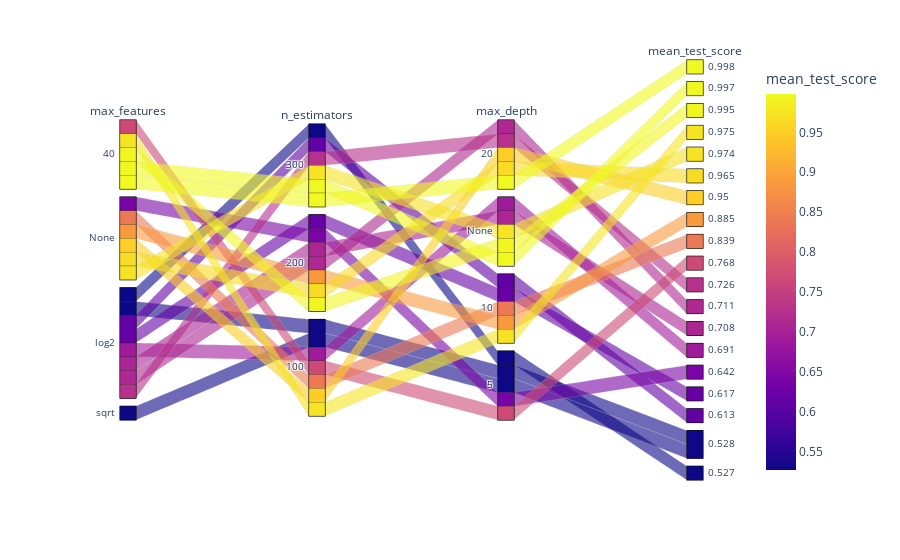

The notebook cell this image was saved under:
### Code cell
px.parallel_categories(
    df_cv_of.iloc[:,:-1],
    color='mean_test_score'
)

### Figure 1 — Plotly figure (JSON) as saved in the notebook; plotly's stock layout.template omitted (floating-point values rounded to 4 significant figures)
{"data": [{"dimensions": [{"label": "max_features", "values": [40, 40, 40, 40, "None", "None", "None", "None", "None", 40, "log2", "log2", "log2", "log2", "None", "log2", "log2", "log2", "sqrt", "log2"]}, {"label": "n_estimators", "values": [300, 300, 200, 100, 300, 200, 100, 200, 100, 100, 300, 200, 200, 100, 200, 200, 300, 100, 100, 300]}, {"label": "max_depth", "values": [20, "None", "None", 10, "None", 20, 20, 10, 10, 5, 20, 20, "None", "None", 5, 10, 10, 5, 5, 5]}, {"label": "mean_test_score", "values": [0.998, 0.997, 0.995, 0.975, 0.974, 0.965, 0.95, 0.885, 0.839, 0.768, 0.726, 0.711, 0.708, 0.691, 0.642, 0.617, 0.613, 0.528, 0.528, 0.527]}], "domain": {"x": [0, 1], "y": [0, 1]}, "line": {"color": [0.998, 0.997, 0.995, 0.975, 0.974, 0.965, 0.95, 0.885, 0.839, 0.768, 0.726, 0.711, 0.708, 0.691, 0.642, 0.617, 0.613, 0.528, 0.528, 0.527], "coloraxis": "coloraxis"}, "name": "", "type": "parcats"}], "layout": {"coloraxis": {"colorbar": {"title": {"text": "mean_test_score"}}, "colorscale": [[0, "#0d0887"], [0.1111, "#46039f"], [0.2222, "#7201a8"], [0.3333, "#9c179e"], [0.4444, "#bd3786"], [0.5556, "#d8576b"], [0.6667, "#ed7953"], [0.7778, "#fb9f3a"], [0.8889, "#fdca26"], [1, "#f0f921"]]}, "legend": {"tracegroupgap": 0}, "margin": {"t": 60}}}
